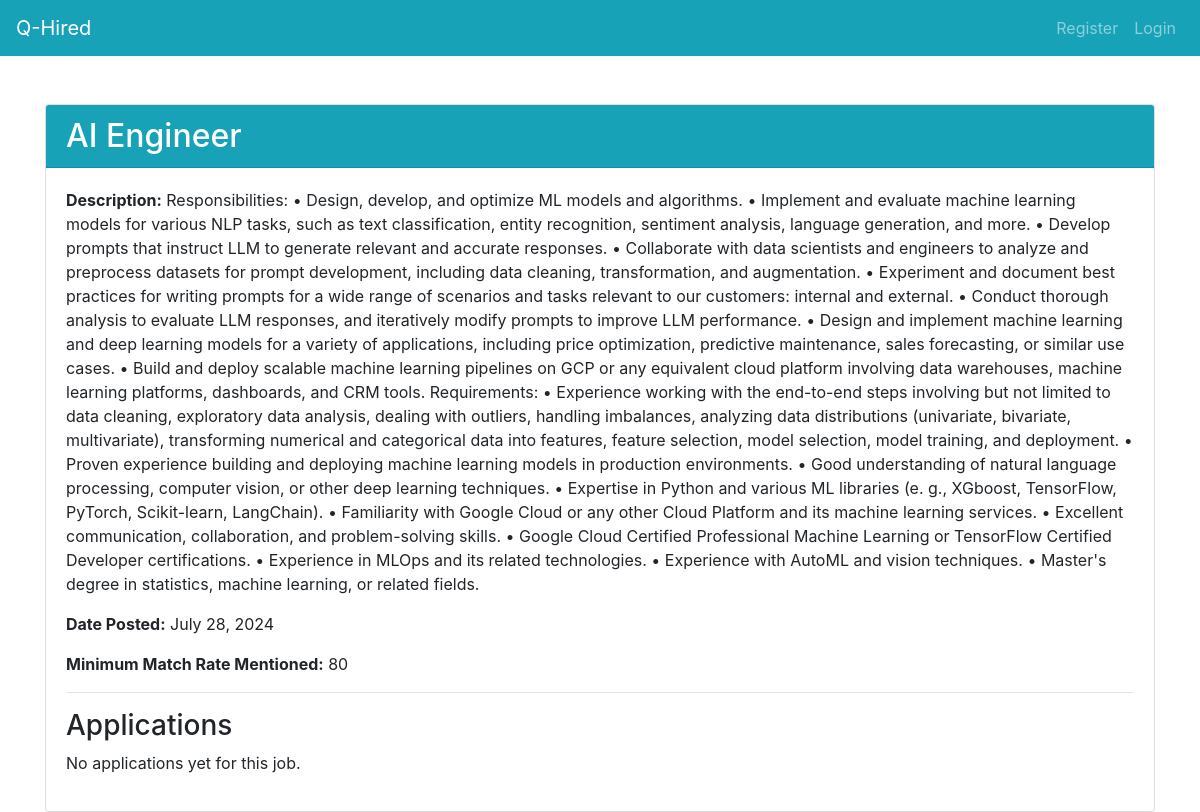
/job/d401dd4d-4e1c-4021-bc46-b53c636ff4ca/, run on the app's committed database.
### users/models.py (models this page shows, shortened)
class Postings(models.Model):
    posted_by = models.ForeignKey(settings.AUTH_USER_MODEL, on_delete=models.CASCADE, related_name='posted_jobs')
    job_id = models.UUIDField(primary_key=True, default=uuid.uuid4, editable=False)
    job_title = models.CharField(max_length=200)
    job_description = models.CharField(max_length=3000)
    min_match_rate_req = models.IntegerField()
    date_posted = models.DateField(default=timezone.now)

### content/views.py (the view)
# urls.py: path('job/<uuid:pk>/', PostedDetailView.as_view(), name='job_detail'),
class PostedDetailView(DetailView):
    model = Postings
    template_name = 'applications.html'
    context_object_name = 'job'
    def get_context_data(self, **kwargs):
        context = super().get_context_data(**kwargs)
        job_id = self.object.job_id
        context['applications'] = Applications.objects.filter(job_id=self.object)
        return context

### content/templates/applications.html
{% extends "home.html" %}
{% block content %}
    <div class="container mt-5">
        <div class="card">
            <div class="card-header bg-info text-white">
                <h2 class="mb-0">{{ job.job_title }}</h2>
            </div>
            <div class="card-body">
                <p><strong>Description:</strong> {{ job.job_description }}</p>
                <p><strong>Date Posted:</strong> {{ job.date_posted }}</p>
                <p><strong>Minimum Match Rate Mentioned:</strong> {{ job.min_match_rate_req }}</p>
                <hr>
                <h3>Applications</h3>
                {% if applications %}
                {% for application in applications %}
                    <div class="card m-3">
                            <div class="card">
                                <div class="card-body">
                                    <p><strong>Applicant Name:</strong> {{ application.applicant_name }}</p>
                                    <p><strong>Applicant Email:</strong> {{ application.applicant_email }}</p>
                                    <p>Resume: <a href="{% url 'download_resume' application.pk %}" target="_blank">Download Resume</a></p>
                                </div>
                            </div>
                    </div>
                {% endfor %}
                {% else %}
                    <p>No applications yet for this job.</p>
                {% endif %}
            </div>
        </div>
    </div>
{% endblock content %}

### data on the page
Postings: job_title "AI Engineer", job_description "Responsibilities: • Design, develop, and optimize ML models and algorithms. • Implement and evaluate machine learning models for various NLP tasks, such as text classification, entity recognition, sentiment analysis, language generation, and more. • Develop prompts that instruct LLM to generate relevant and accurate responses. • Collaborate with data scientists and engineers to analyze and preprocess datasets for prompt development, including data cleaning, transformation, and augmentation. • Experiment and document best practices for writing prompts for a wide range of scenarios and tasks relevant to our customers: internal and external. • Conduct thorough analysis to evaluate LLM…", date_posted "July 28, 2024", min_match_rate_req "80"
